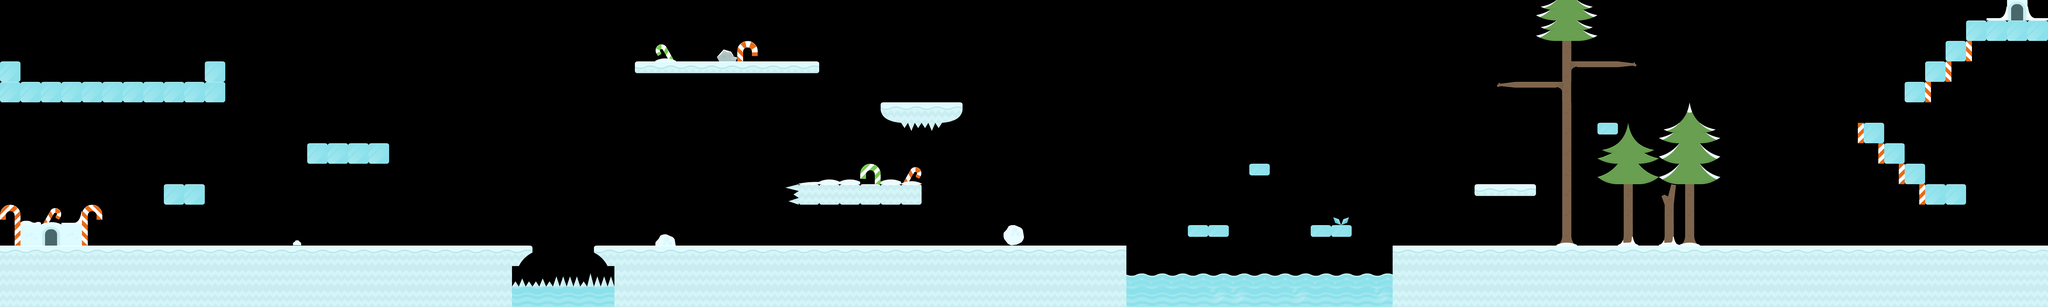

Tiled map render using the project's own tile images. Description and the map definition, with tile-layer contents summarised, below:
An orthogonal 100x15 tile map with 70x70 px tiles, 2 tile layers (ground, obstacles) and 26 objects (8x platform, 5x star, 3x snowman-spawn, 3x health, 3x spikes, ...).

<map version="1.10" tiledversion="git" orientation="orthogonal" renderorder="right-down" width="100" height="15" tilewidth="70" tileheight="70" infinite="0" nextlayerid="4" nextobjectid="86">
 <editorsettings>
  <export target="iceworld-tilemap.json" format="json" />
 </editorsettings>
 <tileset firstgid="1" name="iceworld" tilewidth="70" tileheight="70" tilecount="98" columns="14">
  <image source="../sheet.png" width="980" height="490" />
  <tile id="0">
   <properties>
    <property name="collides" type="bool" value="false" />
   </properties>
  </tile>
  <tile id="1">
   <properties>
    <property name="collides" type="bool" value="true" />
   </properties>
  </tile>
  <tile id="2">
   <properties>
    <property name="collides" type="bool" value="true" />
   </properties>
  </tile>
  <tile id="3">
   <properties>
    <property name="collides" type="bool" value="true" />
   </properties>
  </tile>
  <tile id="4">
   <properties>
    <property name="collides" type="bool" value="true" />
   </properties>
  </tile>
  <tile id="5">
   <properties>
    <property name="collides" type="bool" value="true" />
   </properties>
  </tile>
  <tile id="6">
   <properties>
    <property name="collides" type="bool" value="false" />
   </properties>
  </tile>
  <tile id="7">
   <properties>
    <property name="collides" type="bool" value="false" />
   </properties>
  </tile>
  <tile id="8">
   <properties>
    <property name="collides" type="bool" value="false" />
   </properties>
  </tile>
  <tile id="9">
   <properties>
    <property name="collides" type="bool" value="false" />
   </properties>
  </tile>
  <tile id="10">
   <properties>
    <property name="collides" type="bool" value="true" />
   </properties>
  </tile>
  <tile id="11">
   <properties>
    <property name="collides" type="bool" value="true" />
   </properties>
  </tile>
  <tile id="12">
   <properties>
    <property name="collides" type="bool" value="false" />
   </properties>
  </tile>
  <tile id="13">
   <properties>
    <property name="collides" type="bool" value="false" />
   </properties>
  </tile>
  <tile id="14">
   <properties>
    <property name="collides" type="bool" value="false" />
   </properties>
  </tile>
  <tile id="15">
   <properties>
    <property name="collides" type="bool" value="true" />
   </properties>
  </tile>
  <tile id="16">
   <properties>
    <property name="collides" type="bool" value="true" />
   </properties>
  </tile>
  <tile id="17">
   <properties>
    <property name="collides" type="bool" value="true" />
   </properties>
  </tile>
  <tile id="18">
   <properties>
    <property name="collides" type="bool" value="true" />
   </properties>
  </tile>
  <tile id="19">
   <properties>
    <property name="collides" type="bool" value="true" />
   </properties>
  </tile>
  <tile id="20">
   <properties>
    <property name="collides" type="bool" value="true" />
   </properties>
  </tile>
  <tile id="21">
   <properties>
    <property name="collides" type="bool" value="true" />
   </properties>
  </tile>
  <tile id="22">
   <properties>
    <property name="collides" type="bool" value="false" />
   </properties>
  </tile>
  <tile id="23">
   <properties>
    <property name="collides" type="bool" value="false" />
   </properties>
  </tile>
  <tile id="24">
   <properties>
    <property name="collides" type="bool" value="false" />
   </properties>
  </tile>
  <tile id="25">
   <properties>
    <property name="collides" type="bool" value="false" />
   </properties>
  </tile>
  <tile id="26">
   <properties>
    <property name="collides" type="bool" value="false" />
   </properties>
  </tile>
  <tile id="27">
   <properties>
    <property name="collides" type="bool" value="false" />
   </properties>
  </tile>
  <tile id="28">
   <properties>
    <property name="collides" type="bool" value="false" />
   </properties>
  </tile>
  <tile id="29">
   <properties>
    <property name="collides" type="bool" value="false" />
   </properties>
  </tile>
  <tile id="30">
   <properties>
    <property name="collides" type="bool" value="false" />
   </properties>
  </tile>
  <tile id="31">
   <properties>
    <property name="collides" type="bool" value="false" />
   </properties>
  </tile>
  <tile id="32">
   <properties>
    <property name="collides" type="bool" value="false" />
   </properties>
  </tile>
  <tile id="33">
   <properties>
    <property name="collides" type="bool" value="false" />
   </properties>
  </tile>
  <tile id="34">
   <properties>
    <property name="collides" type="bool" value="false" />
   </properties>
  </tile>
  <tile id="35">
   <properties>
    <property name="collides" type="bool" value="false" />
   </properties>
  </tile>
  <tile id="36">
   <properties>
    <property name="collides" type="bool" value="false" />
   </properties>
  </tile>
  <tile id="37">
   <properties>
    <property name="collides" type="bool" value="false" />
   </properties>
  </tile>
  <tile id="38">
   <properties>
    <property name="collides" type="bool" value="false" />
   </properties>
  </tile>
  <tile id="39">
   <properties>
    <property name="collides" type="bool" value="false" />
   </properties>
  </tile>
  <tile id="40">
   <properties>
    <property name="collides" type="bool" value="false" />
   </properties>
  </tile>
  <tile id="41">
   <properties>
    <property name="collides" type="bool" value="false" />
   </properties>
  </tile>
  <tile id="42">
   <properties>
    <property name="collides" type="bool" value="false" />
   </properties>
  </tile>
  <tile id="43">
   <properties>
    <property name="collides" type="bool" value="false" />
   </properties>
  </tile>
  <tile id="44">
   <properties>
    <property name="collides" type="bool" value="false" />
   </properties>
  </tile>
  <tile id="45">
   <properties>
    <property name="collides" type="bool" value="false" />
   </properties>
  </tile>
  <tile id="46">
   <properties>
    <property name="collides" type="bool" value="false" />
   </properties>
  </tile>
  <tile id="47">
   <properties>
    <property name="collides" type="bool" value="false" />
   </properties>
  </tile>
  <tile id="48">
   <properties>
    <property name="collides" type="bool" value="false" />
   </properties>
  </tile>
  <tile id="49">
   <properties>
    <property name="collides" type="bool" value="false" />
   </properties>
  </tile>
  <tile id="50">
   <properties>
    <property name="collides" type="bool" value="false" />
   </properties>
  </tile>
  <tile id="51">
   <properties>
    <property name="collides" type="bool" value="false" />
   </properties>
  </tile>
  <tile id="52">
   <properties>
    <property name="collides" type="bool" value="false" />
   </properties>
  </tile>
  <tile id="53">
   <properties>
    <property name="collides" type="bool" value="false" />
   </properties>
  </tile>
  <tile id="54">
   <properties>
    <property name="collides" type="bool" value="false" />
   </properties>
  </tile>
  <tile id="55">
   <properties>
    <property name="collides" type="bool" value="false" />
   </properties>
  </tile>
  <tile id="56">
   <properties>
    <property name="collides" type="bool" value="false" />
   </properties>
  </tile>
  <tile id="57">
   <properties>
    <property name="collides" type="bool" value="false" />
   </properties>
  </tile>
  <tile id="58">
   <properties>
    <property name="collides" type="bool" value="true" />
   </properties>
  </tile>
  <tile id="59">
   <properties>
    <property name="collides" type="bool" value="false" />
   </properties>
  </tile>
  <tile id="60">
   <properties>
    <property name="collides" type="bool" value="false" />
   </properties>
  </tile>
  <tile id="61">
   <properties>
    <property name="collides" type="bool" value="false" />
   </properties>
  </tile>
  <tile id="62">
   <properties>
    <property name="collides" type="bool" value="false" />
   </properties>
  </tile>
  <tile id="63">
   <properties>
    <property name="collides" type="bool" value="false" />
   </properties>
  </tile>
  <tile id="64">
   <properties>
    <property name="collides" type="bool" value="false" />
   </properties>
  </tile>
  <tile id="65">
   <properties>
    <property name="collides" type="bool" value="false" />
   </properties>
  </tile>
  <tile id="66">
   <properties>
    <property name="collides" type="bool" value="false" />
   </properties>
  </tile>
  <tile id="67">
   <properties>
    <property name="collides" type="bool" value="false" />
   </properties>
  </tile>
  <tile id="68">
   <properties>
    <property name="collides" type="bool" value="false" />
   </properties>
  </tile>
  <tile id="69">
   <properties>
    <property name="collides" type="bool" value="false" />
   </properties>
  </tile>
  <tile id="70">
   <properties>
    <property name="collides" type="bool" value="false" />
   </properties>
  </tile>
  <tile id="71">
   <properties>
    <property name="collides" type="bool" value="false" />
   </properties>
  </tile>
  <tile id="72">
   <properties>
    <property name="collides" type="bool" value="false" />
   </properties>
  </tile>
  <tile id="73">
   <properties>
    <property name="collides" type="bool" value="false" />
   </properties>
  </tile>
  <tile id="74">
   <properties>
    <property name="collides" type="bool" value="false" />
   </properties>
  </tile>
  <tile id="75">
   <properties>
    <property name="collides" type="bool" value="false" />
   </properties>
  </tile>
  <tile id="76">
   <properties>
    <property name="collides" type="bool" value="false" />
   </properties>
  </tile>
  <tile id="77">
   <properties>
    <property name="collides" type="bool" value="false" />
   </properties>
  </tile>
  <tile id="78">
   <properties>
    <property name="collides" type="bool" value="false" />
   </properties>
  </tile>
  <tile id="79">
   <properties>
    <property name="collides" type="bool" value="false" />
   </properties>
  </tile>
  <tile id="80">
   <properties>
    <property name="collides" type="bool" value="false" />
   </properties>
  </tile>
  <tile id="81">
   <properties>
    <property name="collides" type="bool" value="false" />
   </properties>
  </tile>
  <tile id="82">
   <properties>
    <property name="collides" type="bool" value="false" />
   </properties>
  </tile>
  <tile id="83">
   <properties>
    <property name="collides" type="bool" value="false" />
   </properties>
  </tile>
  <tile id="84">
   <properties>
    <property name="collides" type="bool" value="false" />
   </properties>
  </tile>
  <tile id="85">
   <properties>
    <property name="collides" type="bool" value="false" />
   </properties>
  </tile>
  <tile id="86">
   <properties>
    <property name="collides" type="bool" value="false" />
   </properties>
  </tile>
  <tile id="87">
   <properties>
    <property name="collides" type="bool" value="false" />
   </properties>
  </tile>
  <tile id="88">
   <properties>
    <property name="collides" type="bool" value="false" />
   </properties>
  </tile>
  <tile id="89">
   <properties>
    <property name="collides" type="bool" value="false" />
   </properties>
  </tile>
  <tile id="90">
   <properties>
    <property name="collides" type="bool" value="false" />
   </properties>
  </tile>
  <tile id="91">
   <properties>
    <property name="collides" type="bool" value="false" />
   </properties>
  </tile>
  <tile id="92">
   <properties>
    <property name="collides" type="bool" value="false" />
   </properties>
  </tile>
  <tile id="93">
   <properties>
    <property name="collides" type="bool" value="false" />
   </properties>
  </tile>
  <tile id="94">
   <properties>
    <property name="collides" type="bool" value="false" />
   </properties>
  </tile>
  <tile id="95">
   <properties>
    <property name="collides" type="bool" value="false" />
   </properties>
  </tile>
  <tile id="96">
   <properties>
    <property name="collides" type="bool" value="false" />
   </properties>
  </tile>
  <tile id="97">
   <properties>
    <property name="collides" type="bool" value="false" />
   </properties>
  </tile>
 </tileset>
 <layer id="1" name="ground" width="100" height="15">
  <data>[1500 cells, 406 non-empty, 53 distinct tile ids]</data>
 </layer>
 <layer id="3" name="obstacles" width="100" height="15">
  <data>[1500 cells, 21 non-empty, 5 distinct tile ids]</data>
 </layer>
 <objectgroup id="2" name="objects">
  <object id="38" name="penguin-spawn" x="485.454" y="770.551" width="74" height="64" />
  <object id="40" name="snowman-spawn" x="308" y="210" width="88" height="66" />
  <object id="44" name="snowman-spawn" x="2656.98" y="748.707" width="70.6062" height="87.7423" />
  <object id="45" name="snowman-spawn" x="6010" y="767" width="88" height="66" />
  <object id="50" name="health" x="-4" y="140" width="72" height="68" />
  <object id="52" name="health" x="2722" y="138" width="72" height="68" />
  <object id="53" name="health" x="4129.33" y="693.333" width="72" height="68" rotation="90" />
  <object id="54" name="spikes" x="2685.33" y="634.667" width="44" height="61.3333" />
  <object id="55" name="spikes" x="1749.33" y="952" width="350.667" height="26.6667" />
  <object id="56" name="spikes" x="3081.33" y="417.333" width="134.667" height="20" />
  <object id="59" name="star" type="star" x="1258.67" y="422.667" width="69.3333" height="65.3333" />
  <object id="62" name="star" type="star" x="590.667" y="560.667" width="69.3333" height="65.3333" />
  <object id="63" name="star" type="star" x="1886.67" y="647.333" width="69.3333" height="65.3333" />
  <object id="64" name="star" type="star" x="2366.67" y="142" width="69.3333" height="65.3333" />
  <object id="65" name="star" type="star" x="5462.67" y="143.333" width="69.3333" height="65.3333" />
  <object id="66" name="platform" x="5108" y="282.667" width="232" height="18.6667" />
  <object id="67" name="platform" x="5372" y="210.667" width="224" height="16" />
  <object id="69" name="water" x="3836.63" y="928" width="936.176" height="127.201" />
  <object id="74" name="platform" x="2169.88" y="211.625" width="624.728" height="31.8887" />
  <object id="78" name="platform" x="4264.39" y="559.501" width="76.8227" height="39.1361" />
  <object id="79" name="platform" x="4065.81" y="771.126" width="129.004" height="36.2371" />
  <object id="80" name="platform" x="4478.91" y="766.778" width="140.6" height="43.4846" />
  <object id="82" name="platform" x="5038.41" y="630.526" width="211.625" height="34.7877" />
  <object id="83" name="platform" x="5461.66" y="417.452" width="63.7774" height="33.3382" />
  <object id="84" name="level-exit" x="147.848" y="784.172" width="50.732" height="56.5299" />
  <object id="85" name="level-entrance" x="6867.66" y="7.24743" width="53.631" height="66.6763" />
 </objectgroup>
</map>
